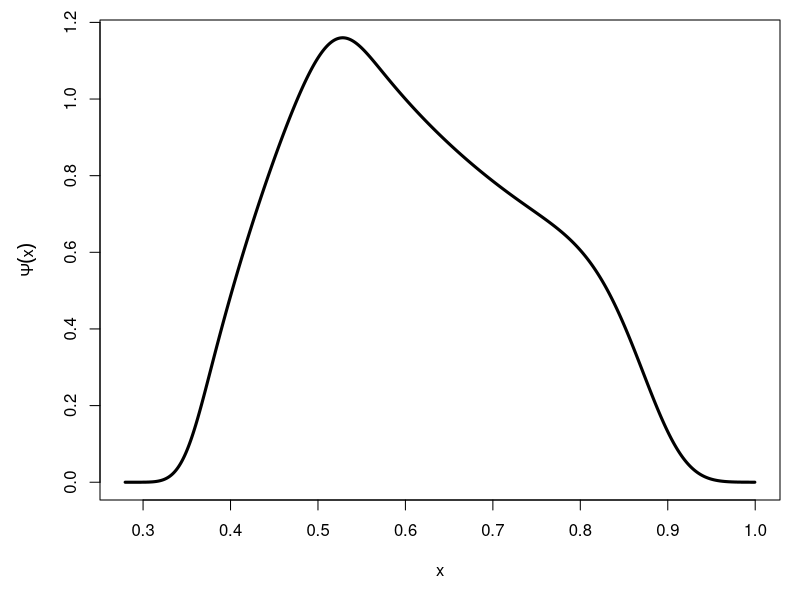

R code for this plot: (Note: this script raises an error after producing the figure.)
intx <- function(f, x) {
    # Use trapezoidal rule for integration
    #
    # Args:
    #   f: value of function at points given by x
    #   x: the points at which the function values are given. Needs to be in
    #      either increasing or decreasing order.
    #
    # Returns:
    #   vector of values of integral over f at points given by x
    #
    # The integration starts at the first value in x, so first
    # value in the returned vector is zero.

    idx <- 1:(length(f)-1)
    dx <- abs(diff(x))
    return(c(0,cumsum((f[idx]+f[idx+1])*dx[idx]/2)))
}

# Set parameters
a <- 0.7; b <- 0.5; 
alpha <- 0.85; beta <- 1;
xa <- 0.7;  # threshold for duplication
delta <- 0.2  # width of offspring size distribution

xp <- 0.5 + delta/2  # x_+ is maximum size of offspring
xmin <- xa*(1-delta)/2  # Smallest possible cell size

Nx <- 1440  # Choose number of steps
uselog <- TRUE
if (uselog) {
    y <- seq(log(xmin), 0, length.out = Nx+1)
    x <- exp(y)
} else {
    x <- seq(xmin, 1, length.out = Nx+1)
}

# We will shift x to make sure it includes the point xp
x <- x - min(x[x>=xp]) + xp

# Growth rate
g <- a*x^alpha-b*x^beta

q <- function(x) {
    # Make q nonzero only between (1-delta)/2 and (1+delta)/2
    qr <- rep(0, length(x))
    qr[abs(x-0.5)<delta/2] <- 1/delta
    return(qr)
}

# Use a k that stays finite but is large enough to ensure that
# almost all cells duplicate before reaching x=1
k <- 4000*(x-xa)^4#/(1-x+0.01)
k[x<xa] <- 0

p <- function(m0) {
    # Calculate the steady-state solution
    #
    # Args:
    #   m0: scalar giving the constant mortality rate
    #
    # Returns:
    #   List containing the solution and the integral over h/e 
    #   For the correct value of m0 that integral will be equal to 1
    
    # Use constant mortality 
    m <- rep_len(m0, length(x))
    
    # Calculate e(x)
    ep <- (k+m)/g
    # First calculate for x < xp
    es <- rev(intx(rev(ep[x<=xp]), rev(x[x<=xp])))
    # then for x >= xp
    el <- -intx(ep[x>=xp], x[x>=xp])
    # and put the results together
    e <- exp(c(es[-length(es)], el))
    
    # Calculate h(x)
    # TODO: Want to convert this to using spectral methods when the steps
    # are logarithmic
    hp <- k*e/g
    hp[x<xa] <- 0
    h <- rep_len(0, length(x))
    for (i in 1:length(x)) {
        h[i] <- 2*intx(hp*q(x[i]/x)/x, x)[length(x)-1]
    }
    
    # Calculate Theta in eq.(4.21). Because h/e is zero beyond x=xp, we simply
    # integrate up to x=1. Then Theta is automatically 1 for x>xp when the
    # boundary condition (4.18) is satisfied.
    he <- h/e
    he[e==0] <- 0  # Removes the infinity from division by zero
    Theta <- intx(he, x) 
    # The boundary condition (4.18) is satisfied iff b=1
    b <- Theta[length(x)]
    
    # Use eq.(4.20) to calculate the solution.
    Psi <- g[x==xp]*e*Theta/g
    
    return(list(Psi, b))
}

# Find the mortality rate constant that satisfies the boundary condition
# in eq. (4.18)
m0 <- uniroot(function(m0) p(m0)[[2]]-1, lower=0.05, upper=10)[["root"]]

# Calculate the solution
psi <- p(m0)[[1]]
# Plot the solution
par(mar=c(5,5,1,1))
plot(x, psi, type="l", lwd=3,
     xlab="x", ylab=expression(Psi(x)))


###################### new code addition is below ##################

# Define Q(w,wd) function for computation of birth integral

BigQ <- function(w,wd){
  if ((wd !=0) & abs((w/wd)-0.5)<delta/2) {
    1/(delta*wd)
  } else {
    0
  }
}

BigQList <- function(w){
  outputt <- rep(0, length(x));
  for (i in 1:length(x)) {
    outputt[i] <- BigQ(w,x[i])
  }
  return(outputt)
}


#Use Riemann sum to work out birth term

birthpartfun <- function(w){
  2*dx*sum(k*psi*BigQList(w))
}


birthpartoutput <- rep(0,length(x));
for (i in 1:length(x)) {
  birthpartoutput[i] <- birthpartfun(x[i])
}

#plot(x,birthpartoutput)

#Use central differencing, assuming Z is zero at either end


centraldiffwZeroes2 <- function(Z,dx){
  outputtt <- rep(0,length(Z));
  for (i in 1:length(Z)) {
    outputtt[i] <- if (i==1) {
      0
    } else {
      if (i==length(Z)) {
        0
      } else {
        (Z[i+1]-Z[i-1])/(2*dx)
      }
    }
  }
  return(outputtt)
}

# compute linear term, growth term (involving derivative), and add them to the birth term integral, and plot the output, which is (d psi/ dt)

linterm <- -k*psi-m0*psi


growthterm2 <- -centraldiffwZeroes2(g*psi,dx)


DpsiDt <- birthpartoutput+growthterm2+linterm

plot(x,DpsiDt)
